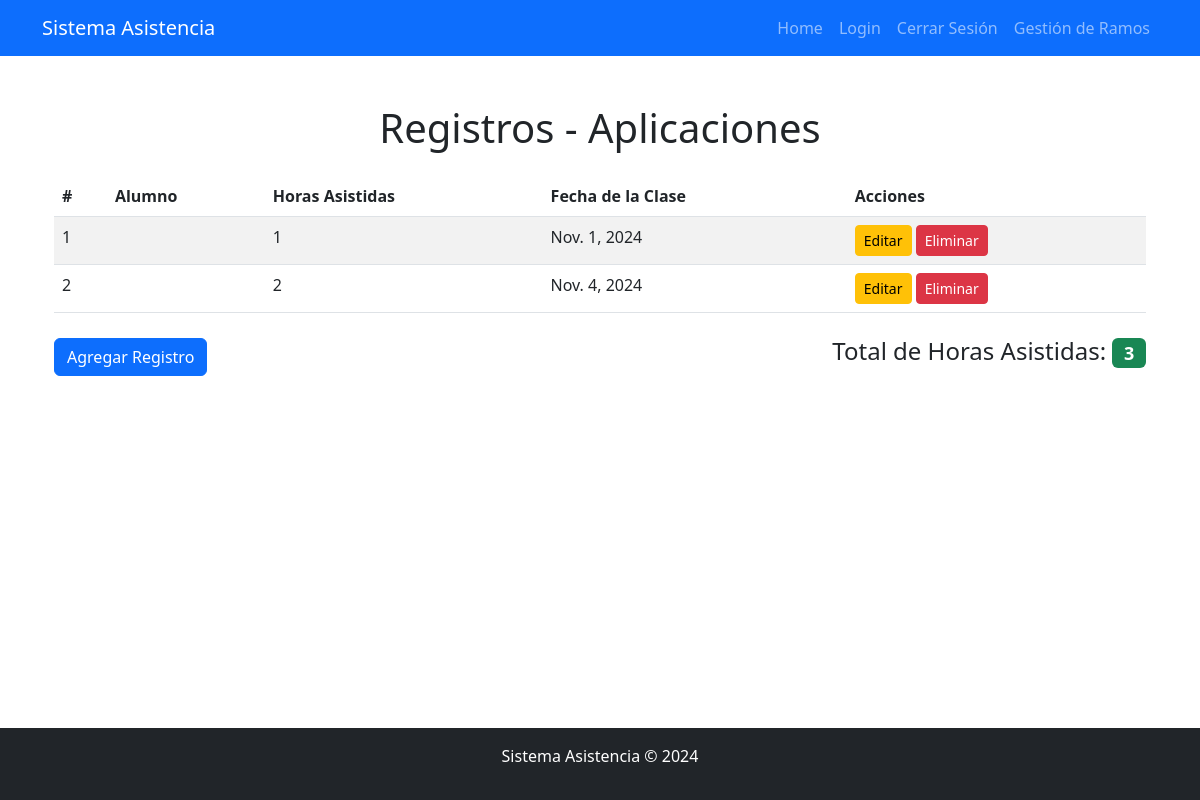
Page /aplicaciones/listar/ (signed in) on the earlier database version.
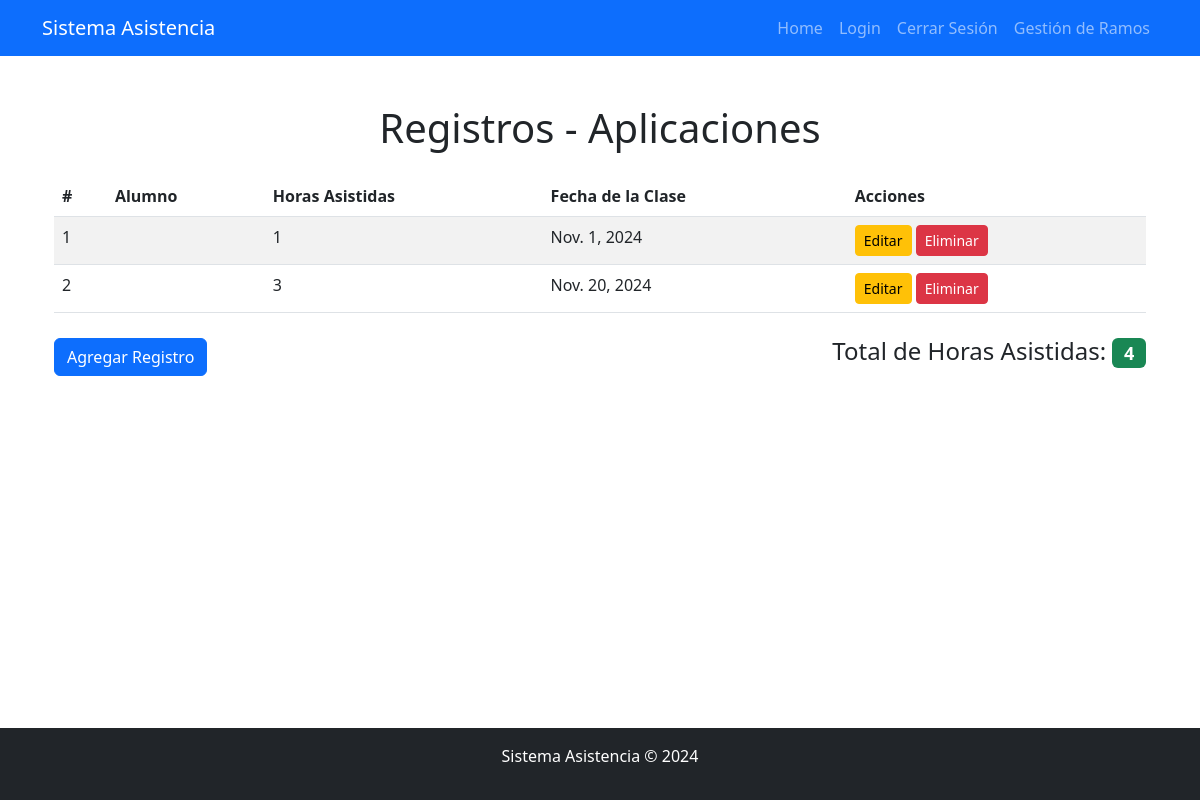
Same page on the later database version.
### AsistenciaApp/models.py (models this page shows, shortened)
class AplicacionesMóvilesParaIot(models.Model):
    nombre_asignatura = models.CharField(max_length=100, default="Aplicaciones Móviles Para Iot")
    horas_asistidas = models.IntegerField()
    alumno = models.ForeignKey(User, on_delete=models.CASCADE)
    fecha_clase = models.DateField()

### AsistenciaApp/views.py (the view)
# urls.py: path('<str:materia>/listar/', views.listar_registros, name='listar_registros'),
@login_required
def listar_registros(request, materia):
    modelos = {
        'aplicaciones': AplicacionesMóvilesParaIot,
        'ingenieria': IngenieríaDeSoftware,
        'programacion': ProgramaciónBackEnd
    }
    if materia not in modelos:
        return render(request, "404.html")  # Página 404 si la materia no existe
    modelo = modelos[materia]
    registros = modelo.objects.all()
    suma_horas = modelo.objects.aggregate(total_horas_asistidas=Sum('horas_asistidas'))['total_horas_asistidas'] or 0
    return render(request, "base/listar.html", {
        'registros': registros,
        'materia': materia,
        'suma_horas': suma_horas
    })

### AsistenciaApp/templates/base/listar.html (shortened to what this page needs)
{% extends 'themes/base.html' %}
{% block content %}
<div class="container">
    <h1 class="text-center my-4">Registros - {{ materia|capfirst }}</h1>
    <table class="table table-striped">
        <thead>
            <tr>
                <th>#</th>
                <th>Alumno</th>
                <th>Horas Asistidas</th>
                <th>Fecha de la Clase</th>
                <th>Acciones</th>
            </tr>
        </thead>
        <tbody>
            {% for registro in registros %}
            <tr>
                <td>{{ forloop.counter }}</td>
                <td>{{ registro.alumno.first_name }} {{ registro.alumno.last_name }}</td>
                <td>{{ registro.horas_asistidas }}</td>
                <td>{{ registro.fecha_clase }}</td>
                <td>
                    <a href="{% url 'actualizar_registro' materia registro.pk %}" class="btn btn-warning btn-sm">Editar</a>
                    <a href="{% url 'eliminar_registro' materia registro.pk %}" class="btn btn-danger btn-sm">Eliminar</a>
                </td>
            </tr>
            {% empty %}
            <tr>
                <td colspan="5" class="text-center">No hay registros disponibles.</td>
            </tr>
            {% endfor %}
        </tbody>
    </table>
    <div class="d-flex justify-content-between align-items-center mt-4">
        <a href="{% url 'agregar_registro' materia %}" class="btn btn-primary">Agregar Registro</a>
        <h4>Total de Horas Asistidas: <span class="badge bg-success">{{ suma_horas }}</span></h4>
    </div>
</div>
{% endblock %}

Differences in the rows shown:
changed AplicacionesMóvilesParaIot: horas_asistidas "2" → "3"; fecha_clase "Nov. 4, 2024" → "Nov. 20, 2024"
Other differences:
{{ suma_horas }}: "3" → "4"
